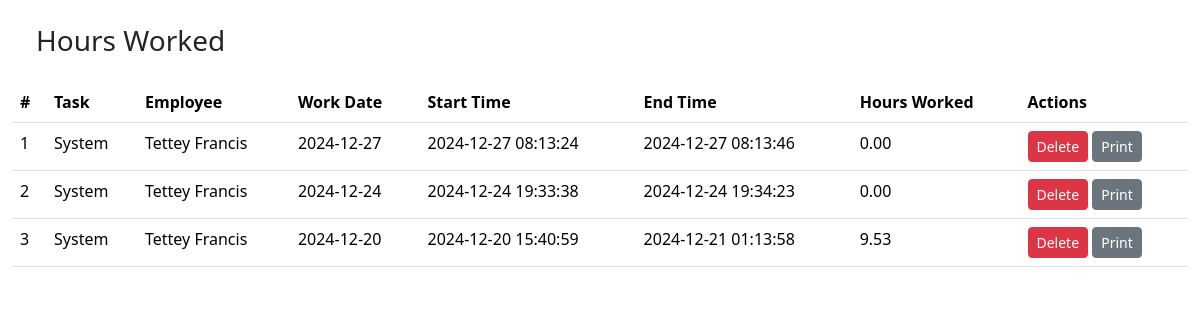
The app's page /Resources/view_hours.php (signed in) with its own data.
### tables this page shows
CREATE TABLE `employee_task_hours` (
  `id` int(11) NOT NULL,
  `task_id` int(11) NOT NULL,
  `employee_id` int(11) NOT NULL,
  `start_time` datetime NOT NULL,
  `end_time` datetime DEFAULT NULL,
  `hours_worked` decimal(5,2) DEFAULT NULL,
  `work_date` date GENERATED ALWAYS AS (cast(`start_time` as date)) VIRTUAL
);

CREATE TABLE `tasks` (
  `id` int(11) NOT NULL,
  `title` varchar(100) NOT NULL,
  `description` text DEFAULT NULL,
  `assigned_to` int(11) DEFAULT NULL,
  `due_date` date DEFAULT NULL,
  `status` enum('pending','in_progress','completed') DEFAULT 'pending',
  `created_at` timestamp NOT NULL DEFAULT current_timestamp()
);

CREATE TABLE `users` (
  `id` int(11) NOT NULL,
  `full_name` varchar(50) NOT NULL DEFAULT 'Admin',
  `username` varchar(50) NOT NULL,
  `email` varchar(100) NOT NULL,
  `profile_image` varchar(255) DEFAULT NULL,
  `password` varchar(255) NOT NULL,
  `role` enum('admin','employee','evaluator') NOT NULL,
  `salary` decimal(10,2) NOT NULL,
  `department` varchar(50) NOT NULL,
  `created_at` timestamp NOT NULL DEFAULT current_timestamp(),
  `dob` date NOT NULL,
  `gender` enum('male','female','other') NOT NULL,
  `marital_status` enum('single','married','divorced','widowed') NOT NULL,
  `nationality` varchar(100) NOT NULL,
  `phone_number` varchar(20) NOT NULL,
  `address` text NOT NULL,
  `emergency_contact` text NOT NULL,
  `work_location` varchar(100) NOT NULL,
  `employment_type` enum('full-time','part-time','contractual','intern') NOT NULL,
  `account_number` varchar(50) NOT NULL,
  `bank_name` varchar(100) NOT NULL,
  `ifsc_code` varchar(50) NOT NULL,
  `tin` varchar(50) NOT NULL,
  `insurance_number` varchar(50) NOT NULL,
  `is_suspended` tinyint(1) NOT NULL DEFAULT 0
);

### Resources/view_hours.php (the view, shortened to what this page needs)
<?php
if (isset($_SESSION['role']) && ($_SESSION['role'] == "admin" || $_SESSION['role'] == "company")) {
  include "../inc/DB_connection.php";
    $sql = "SELECT th.id, t.title, u.full_name, th.work_date, th.start_time, th.end_time, th.hours_worked
            FROM employee_task_hours th
            JOIN tasks t ON th.task_id = t.id
            JOIN users u ON th.employee_id = u.id
            ORDER BY th.start_time DESC";
    $stmt = $conn->prepare($sql);
    $stmt->execute();
    $records = $stmt->fetchAll(PDO::FETCH_ASSOC);
} else {
    $em = "First login as admin";
    header("Location: login.php?error=" . urlencode($em));
    exit();
}
?>
<!DOCTYPE html>
<html lang="en">
<head>
<link href="https://cdn.jsdelivr.net/npm/bootstrap@5.3.3/dist/css/bootstrap.min.css" rel="stylesheet">
</head>
<body>
<div class="container-fluid">
<h3 class="m-4">Hours Worked</h3>
<?php if ($records) { ?>
<table class="table table-hover">
   <thead>
     <tr>
       <th>#</th>
       <th>Task</th>
       <th>Employee</th>
       <th>Work Date</th>
       <th>Start Time</th>
       <th>End Time</th>
       <th>Hours Worked</th>
       <th>Actions</th>
     </tr>
   </thead>
   <tbody>
   <?php foreach ($records as $index => $r) { ?>
     <tr>
       <td><?= $index + 1 ?></td>
       <td><?= htmlspecialchars($r['title']) ?></td>
       <td><?= htmlspecialchars($r['full_name']) ?></td>
       <td><?= htmlspecialchars($r['work_date']) ?></td>
       <td><?= htmlspecialchars($r['start_time']) ?></td>
       <td><?= htmlspecialchars($r['end_time'] ?? 'In Progress') ?></td>
       <td><?= htmlspecialchars($r['hours_worked'] ?? 'N/A') ?></td>
       <td>
           <form method="POST" action="delete_hours.php" class="d-inline">
               <button type="submit" class="btn btn-danger btn-sm">Delete</button>
           </form>
           <button type="button" class="btn btn-secondary btn-sm print-row">Print</button>
       </td>
     </tr>
   <?php } ?>
   </tbody>
</table>
<?php } else { ?>
<h5>No hours recorded yet.</h5>
<?php } ?>
</div>
</body>
</html>

### records on screen
employee_task_hours: task.title "System", employee.full_name "Tettey Francis", work_date "2024-12-27", start_time "2024-12-27 08:13:24", end_time "2024-12-27 08:13:46", hours_worked "0.00"
employee_task_hours: task.title "System", employee.full_name "Tettey Francis", work_date "2024-12-24", start_time "2024-12-24 19:33:38", end_time "2024-12-24 19:34:23", hours_worked "0.00"
employee_task_hours: task.title "System", employee.full_name "Tettey Francis", work_date "2024-12-20", start_time "2024-12-20 15:40:59", end_time "2024-12-21 01:13:58", hours_worked "9.53"
